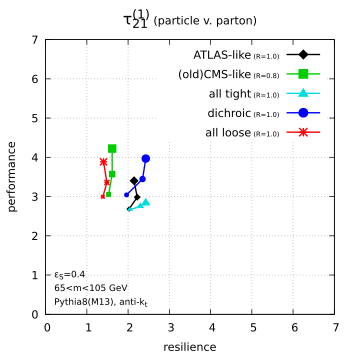

gnuplot code for this plot:
reset
set term pdfcairo enhanced size 9cm,9cm
set colors classic

call 'defaults.gp'

eS=default_Sref
mmin=default_mmin
mmax=default_mmax

pt=default_pt
levelref=default_levelref
levelalt=default_levelalt
level=levelref.'_'.levelalt
levelaltref=levelalt.'-'.levelref

reflabel=default_levelref_label
altlabel=default_levelalt_label

set xlabel 'resilience'
set xrange [0:7]

set ylabel 'performance'
set yrange [0:7]

set grid dt 3 lw 1

perf="performance(".sprintf("%g",default_Sref).", column('epsilon_B_'.levelref), column('epsilon_S_'.levelaltref), column('epsilon_B_'.levelaltref))"
resi="resilience(".sprintf("%g",default_Sref).", column('epsilon_B_'.levelref), column('epsilon_S_'.levelaltref), column('epsilon_B_'.levelaltref))"

set macros


groomers="trimmed tpp ttt tlt lll"
groomer_labels='"ATLAS-like" "(old)CMS-like" "all tight" "dichroic" "all loose"'
Rs=      "1.0 0.8 1.0 1.0 1.0"
# R assignment: everything that involves plain is 0.8
# lll is 0.8

shapes="tau21_beta1 tau21_beta2 N2_beta1 N2_beta2 D2_beta1 D2_beta2 M2_beta1 M2_beta2"
shape_labels='"{/Symbol t}@_{21}^{(1)}" "{/Symbol t}@_{21}^{(2)}" "N@_2^{(1)}" "N@_2^{(2)}" "D@_2^{(1)}" "D@_2^{(2)}" "M@_2^{(1)}" "M@_2^{(2)}"'

set style line 1 dt 1 lc rgb "#000000" lw 2 pt 13
set style line 2 dt 1 lc rgb "#00cc00" lw 2 pt 5
set style line 3 dt 1 lc rgb "#00dddd" lw 2 pt 9
set style line 4 dt 1 lc rgb "#0000ff" lw 2 pt 7
set style line 5 dt 1 lc rgb "#ff0000" lw 2 pt 3

set key spacing 1.5

set out 'grooming-scan.pdf'

set label 102 '{/*0.8 Pythia8(M13), anti-k_t}'          left at graph 0.03,0.05
set label 103 sprintf('{/*0.8 %g<m<%g GeV}',mmin,mmax) left at graph 0.03,0.10
set label 101 sprintf('{/*0.8 {/Symbol e}_S=%g',eS)    left at graph 0.03,0.15

m(shape,Rv)=sprintf('< grep -m1 "^#columns:" ../quality-measures/qualities-R'.Rv.'.new | sed "s/#columns: //"; grep %s ../quality-measures/qualities-R'.Rv.'.new',shape)

# produce one plot for each grooming level
do for [ishape=1:words(shapes)]{
    shape=word(shapes,ishape)
    set title '{/*1.4 '.word(shape_labels,ishape).'} ('.reflabel.' v. '.altlabel.')'
    plot for [igroomer=1:words(groomers)] m(shape.'_'.word(groomers,igroomer),word(Rs,igroomer)) u (@resi):(@perf):((0.001*$2)**0.5*0.6) w linesp ls igroomer ps variable t word(groomer_labels,igroomer).'{/*0.6  (R='.word(Rs,igroomer).')}'
}
     
set out
